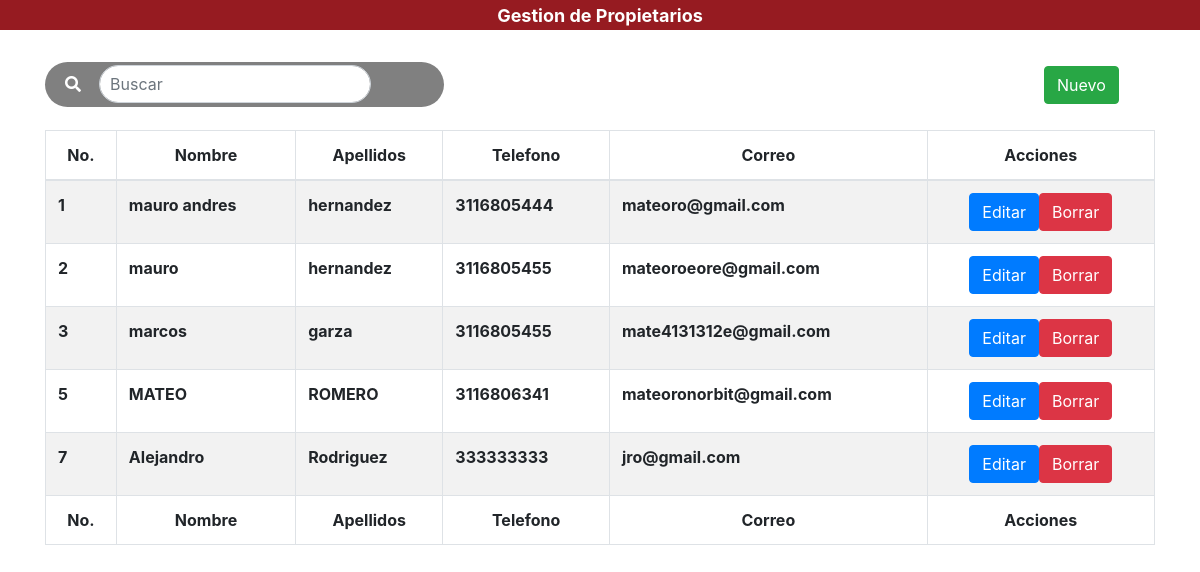
/SureManagment/vista/modulos/gestion_prop/facturacion.php, run on the app's committed database.
### tables this page shows
CREATE TABLE `propietarios` (
  `id_propietario` int(11) NOT NULL,
  `nombres` varchar(64) NOT NULL,
  `apellidos` varchar(64) NOT NULL,
  `telefono` bigint(20) NOT NULL,
  `correo` varchar(64) NOT NULL
);

### SureManagment/vista/modulos/gestion_prop/facturacion.php (the view, shortened to what this page needs)
<!doctype html>
<html lang="es">
  <head>
  </head>
  <body id="bodyp">
  <link rel='stylesheet' href='https://cdnjs.cloudflare.com/ajax/libs/font-awesome/5.12.1/css/all.min.css'>
    <link rel="stylesheet" href="../../../css/bootstrap.min.css">
    <link rel="stylesheet" href="../../../css/main.css">
    <link rel="stylesheet" type="text/css" href="../../../css/datatables.min.css"/>
    <link rel="stylesheet"  type="text/css" href="../../../css/dataTables.bootstrap4.min.css">
     <header>
         <h4 class="text-center text-light" style="background-color:#961b21;"><span style="background-color:rgba(0,0,0,0);" class="badge badge-danger">Gestion de Propietarios</span></h4>
     </header>
    <br>
    <div class="container">
        <div class="row">
                <div class="col-lg-12">
                    <div class="table-responsive">
                    <div style="z-index:-1; position: absolute; width: 35%; height: 45px; border-radius:30px; background-color:grey;"></div><div class="buscarbtn" style="width:100%;background-color: rgba(68, 220, 38,0); display:inline-block; border-radius: 30px; padding-left: 20px; padding-right: 1px;"><i class="fas fa-search" style="color: white;"></i>&nbsp &nbsp <input placeholder="Buscar" style=" padding-left:10px;display: inline; border-radius: 30px; margin-top: 3px;margin-bottom: 3px; width: 100%; position: relative; margin-right: 1px;" class="form-control col-md-3 light-table-filter" data-table="order-table" id="searchh" type="text"></div> <br>
                    <div class="col-lg-12">
                          <button id="btnNuevo" type="button" class="btn btn-success" data-toggle="modal" style="position:absolute;left:90%;top:-40px;">Nuevo</button>
                    </div>
                    <br>
                        <table id="tablaPersonas" class="table table-striped table-bordered table-condensed order-table" style="width:100%">
                            <thead class="text-center">
                                <tr>
                                    <th>No.</th>
                                    <th>Nombre</th>
                                    <th>Apellidos</th>
                                    <th>Telefono</th>
                                    <th>Correo</th>
                                    <th colspan="2">Acciones</th>
                                </tr>
                            </thead>
                                <?php
                                    $conn = mysqli_connect("localhost","root","","suremanagement");
                                    if ($conn -> connect_error){
                                        echo "Error en la conexion";
                                    }else{
                                        $consulta = mysqli_query($conn, "SELECT * FROM propietarios");
                                        while($reg = mysqli_fetch_array($consulta)){
                                            echo '<tr>
                                            <th>'.$reg['id_propietario'].'</th>
                                            <th>'.$reg['nombres'].'</th>
                                            <th>'.$reg['apellidos'].'</th>
                                            <th>'.$reg['telefono'].'</th>
                                            <th>'.$reg['correo'].'</th>
                                            <th><div class="text-center"><div class="btn-group"><form id="fused'.$reg['id_propietario'].'"><input type="hidden" value="'.$reg['id_propietario'].'"><input type="submit" value="Editar" class="btn btn-primary btnEditar" onclick="editus'.$reg['id_propietario'].'()"></form><form id="fusel'.$reg['id_propietario'].'"><input type="hidden" value="'.$reg['id_propietario'].'"><input type="submit" onclick="delus'.$reg['id_propietario'].'" value="Borrar"class="btn btn-danger btnBorrar"></div></form></div></th>
                                            </tr>';
                                        }
                                    }
                                ?>
                            <tfoot align="center">
                                <tr>
                                    <th>No.</th>
                                    <th>Nombre</th>
                                    <th>Apellidos</th>
                                    <th>Telefono</th>
                                    <th>Correo</th>
                                    <th colspan="3">Acciones</th>
                                </tr>
                            </tfoot>
                       </table>
                    </div>
                </div>
        </div>
    </div>
<br>
<br>
  </body>
</html>

### SureManagment/css/main.css (style rules this page uses)
header { background:#007bff; }

### data on the page
propietarios: id_propietario "1", nombres "mauro andres", apellidos "hernandez", telefono "3116805444", correo "mateoro@gmail.com"
propietarios: id_propietario "2", nombres "mauro", apellidos "hernandez", telefono "3116805455", correo "mateoroeore@gmail.com"
propietarios: id_propietario "3", nombres "marcos", apellidos "garza", telefono "3116805455", correo "mate4131312e@gmail.com"
propietarios: id_propietario "5", nombres "MATEO", apellidos "ROMERO", telefono "3116806341", correo "mateoronorbit@gmail.com"
propietarios: id_propietario "7", nombres "Alejandro", apellidos "Rodriguez", telefono "333333333", correo "jro@gmail.com"
